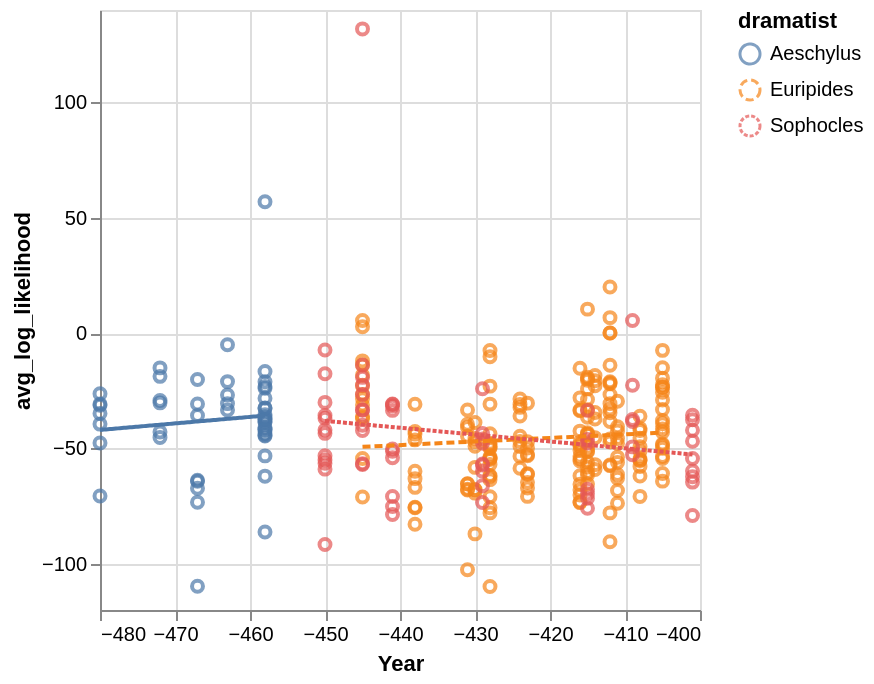

Notebook code for this chart:
### Code cell
alt.Chart(speaker_df).mark_point().encode(
    x=alt.X("year:Q", title="Year", scale=alt.Scale(domain=[-480, -401])),
    y=alt.Y("avg_log_likelihood:Q"),
    color="dramatist:N",
) + alt.Chart(speaker_df).mark_line().encode(
    x="year:Q",
    y="avg_log_likelihood:Q",
    color="dramatist:N",
    strokeDash="dramatist:N",
).transform_regression("year", "avg_log_likelihood", groupby=["dramatist"])

### Figure 1 — Vega-Lite specification as saved in the notebook (floating-point values rounded to 4 significant figures; data arrays with more than 128 entries replaced by an {"elided": "..."} marker saying what was removed)
{"config": {"view": {"continuousWidth": 300, "continuousHeight": 300}}, "layer": [{"mark": {"type": "point"}, "encoding": {"color": {"field": "dramatist", "type": "nominal"}, "x": {"field": "year", "scale": {"domain": [-480, -401]}, "title": "Year", "type": "quantitative"}, "y": {"field": "avg_log_likelihood", "type": "quantitative"}}}, {"mark": {"type": "line"}, "encoding": {"color": {"field": "dramatist", "type": "nominal"}, "strokeDash": {"field": "dramatist", "type": "nominal"}, "x": {"field": "year", "type": "quantitative"}, "y": {"field": "avg_log_likelihood", "type": "quantitative"}}, "transform": [{"on": "year", "regression": "avg_log_likelihood", "groupby": ["dramatist"]}]}], "data": {"name": "data-9eeb05acd7c59580f75fd297c18a43dc"}, "$schema": "https://vega.github.io/schema/vega-lite/v6.4.1.json", "datasets": {"data-9eeb05acd7c59580f75fd297c18a43dc": {"elided": "302 records"}}}
